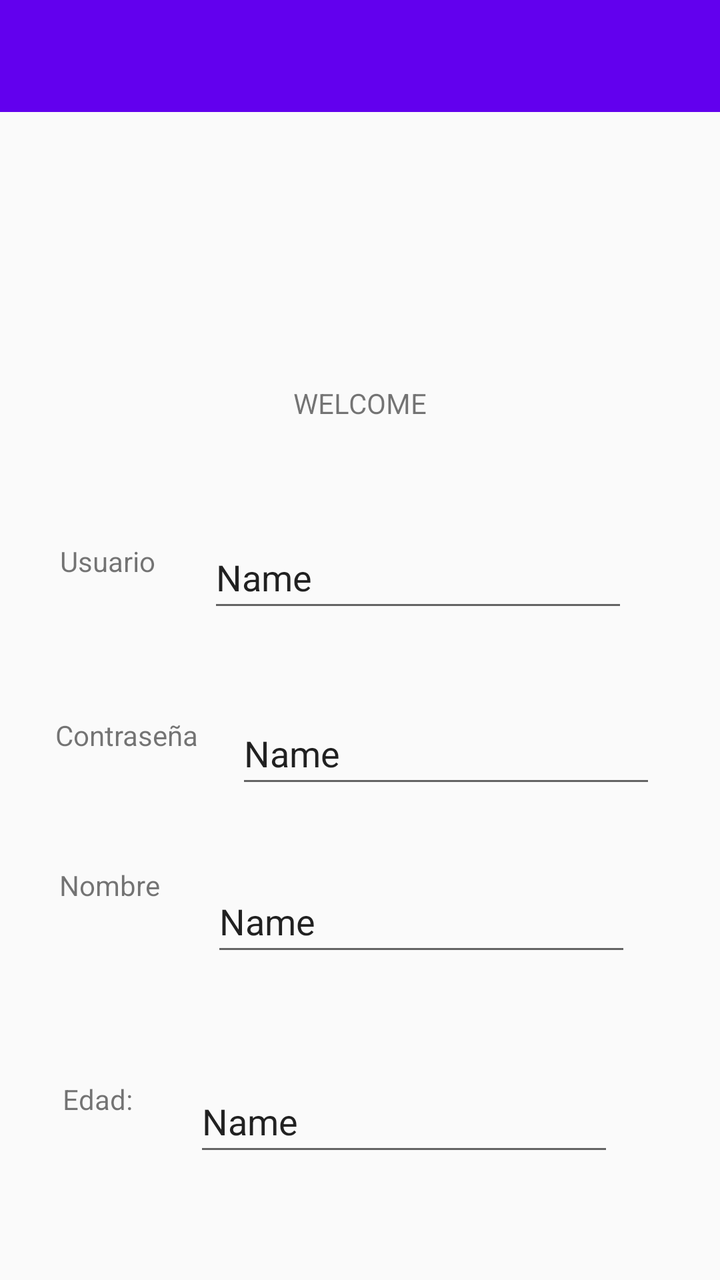
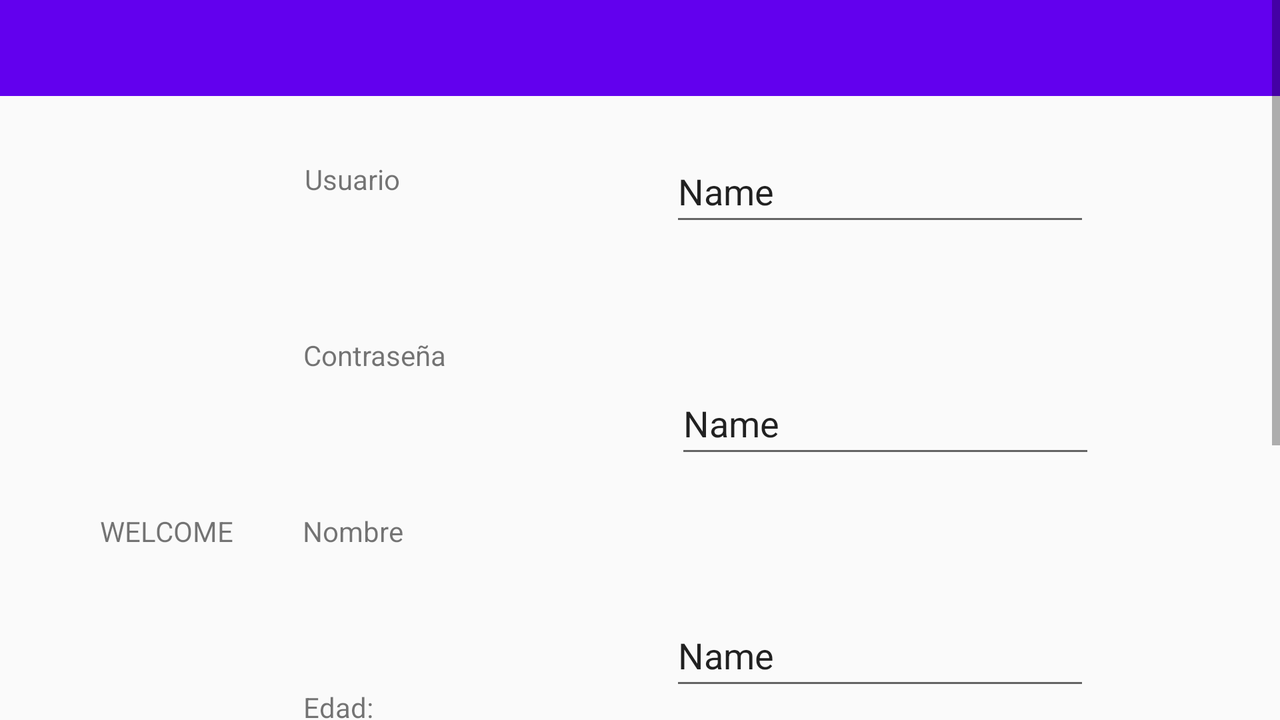

An Android layout and its configuration variant, each rendered on a device that would load it. The default file and the variant file are quoted in full after the pictures.
<!-- AndroidManifest.xml: application theme Theme.MyFirstApplication -->
<!-- res/layout/activity_dashboard_usuario.xml -->
<?xml version="1.0" encoding="utf-8"?>
<android.support.constraint.ConstraintLayout xmlns:android="http://schemas.android.com/apk/res/android"
    xmlns:app="http://schemas.android.com/apk/res-auto"
    xmlns:tools="http://schemas.android.com/tools"


    android:layout_width="match_parent"
    android:layout_height="match_parent"
    tools:context=".usuario.DashboardUsuario">

    <TextView
        android:id="@+id/tvUser"
        android:layout_width="wrap_content"
        android:layout_height="wrap_content"
        android:layout_marginTop="60dp"
        android:text="@string/tvUser"
        app:layout_constraintEnd_toEndOf="parent"
        app:layout_constraintHorizontal_bias="0.096"
        app:layout_constraintStart_toStartOf="parent"
        app:layout_constraintTop_toBottomOf="@+id/tvHola" />

    <TextView
        android:id="@+id/tvName"
        android:layout_width="wrap_content"
        android:layout_height="wrap_content"
        android:layout_marginTop="56dp"
        android:text="@string/tvName"
        app:layout_constraintEnd_toEndOf="parent"
        app:layout_constraintHorizontal_bias="0.096"
        app:layout_constraintStart_toStartOf="parent"
        app:layout_constraintTop_toBottomOf="@+id/tvPass" />

    <TextView
        android:id="@+id/tvAge"
        android:layout_width="wrap_content"
        android:layout_height="wrap_content"
        android:layout_marginTop="88dp"
        android:text="@string/tvAge"
        app:layout_constraintEnd_toEndOf="parent"
        app:layout_constraintHorizontal_bias="0.096"
        app:layout_constraintStart_toStartOf="parent"
        app:layout_constraintTop_toBottomOf="@+id/tvName" />

    <TextView
        android:id="@+id/tvPass"
        android:layout_width="wrap_content"
        android:layout_height="wrap_content"
        android:layout_marginTop="68dp"
        android:text="@string/tvPassw"
        app:layout_constraintEnd_toEndOf="parent"
        app:layout_constraintHorizontal_bias="0.096"
        app:layout_constraintStart_toStartOf="parent"
        app:layout_constraintTop_toBottomOf="@+id/tvUser" />

    <EditText
        android:id="@+id/etUser"

        android:layout_width="wrap_content"
        android:layout_height="48sp"
        android:layout_marginTop="52dp"
        android:ems="10"
        android:inputType="textPersonName"
        android:text="Name"
        app:layout_constraintEnd_toEndOf="parent"
        app:layout_constraintHorizontal_bias="0.366"
        app:layout_constraintStart_toEndOf="@+id/tvUser"
        app:layout_constraintTop_toBottomOf="@+id/tvHola" />

    <android.support.v7.widget.Toolbar

        android:id="@+id/toolbar"
        android:layout_width="match_parent"
        android:layout_height="?attr/actionBarSize"
        android:theme="@style/ThemeOverlay.AppCompat.Dark"
        app:popupTheme="@style/ThemeOverlay.AppCompat.Light"
        android:background="?attr/colorPrimary"
        android:minHeight="?attr/actionBarSize"
        app:layout_constraintEnd_toEndOf="parent"
        app:layout_constraintStart_toStartOf="parent"
        app:layout_constraintTop_toTopOf="parent"  />

    <TextView
        android:id="@+id/tvEmail"
        android:layout_width="wrap_content"
        android:layout_height="wrap_content"
        android:layout_marginTop="80dp"
        android:text="@string/tvEmail"
        app:layout_constraintEnd_toEndOf="parent"
        app:layout_constraintHorizontal_bias="0.096"
        app:layout_constraintStart_toStartOf="parent"
        app:layout_constraintTop_toBottomOf="@+id/tvAge" />

    <TextView
        android:id="@+id/tvHola"
        android:layout_width="wrap_content"
        android:layout_height="wrap_content"
        android:layout_marginTop="192dp"
        android:text="@string/tvHola"
        app:layout_constraintEnd_toEndOf="parent"
        app:layout_constraintStart_toStartOf="parent"
        app:layout_constraintTop_toTopOf="parent" />

    <EditText
        android:id="@+id/etPassw"
        android:layout_width="wrap_content"
        android:layout_height="48sp"
        android:layout_marginTop="40dp"
        android:ems="10"
        android:inputType="textPersonName"
        android:text="Name"
        app:layout_constraintEnd_toEndOf="parent"
        app:layout_constraintHorizontal_bias="0.366"
        app:layout_constraintStart_toEndOf="@+id/tvPass"
        app:layout_constraintTop_toBottomOf="@+id/etUser" />

    <EditText
        android:id="@+id/etName"
        android:layout_width="wrap_content"
        android:layout_height="48sp"
        android:layout_marginTop="36dp"
        android:ems="10"
        android:inputType="textPersonName"
        android:text="Name"
        app:layout_constraintEnd_toEndOf="parent"
        app:layout_constraintHorizontal_bias="0.366"
        app:layout_constraintStart_toEndOf="@+id/tvName"
        app:layout_constraintTop_toBottomOf="@+id/etPassw" />

    <EditText
        android:id="@+id/etAge"
        android:layout_width="wrap_content"
        android:layout_height="48sp"
        android:layout_marginTop="52dp"
        android:ems="10"
        android:inputType="textPersonName"
        android:text="Name"
        app:layout_constraintEnd_toEndOf="parent"
        app:layout_constraintHorizontal_bias="0.366"
        app:layout_constraintStart_toEndOf="@+id/tvAge"
        app:layout_constraintTop_toBottomOf="@+id/etName" />

    <EditText
        android:id="@+id/etEmail"
        android:layout_width="wrap_content"
        android:layout_height="48sp"
        android:layout_marginTop="44dp"
        android:ems="10"
        android:inputType="textPersonName"
        android:text="Name"
        app:layout_constraintEnd_toEndOf="parent"
        app:layout_constraintHorizontal_bias="0.369"
        app:layout_constraintStart_toEndOf="@+id/tvEmail"
        app:layout_constraintTop_toBottomOf="@+id/etAge" />

    <ImageView
        android:id="@+id/imageView2"
        android:layout_width="100dp"
        android:layout_height="100dp"
        android:layout_marginTop="74dp"
        android:scaleType="centerCrop"
        app:layout_constraintEnd_toEndOf="parent"
        app:layout_constraintHorizontal_bias="0.498"
        app:layout_constraintStart_toStartOf="parent"
        app:layout_constraintTop_toTopOf="parent"
        app:srcCompat="@drawable/logo" />

</android.support.constraint.ConstraintLayout>
<!-- resources referenced by this layout -->
<resources>
  <string name="tvAge">Edad:</string>
  <string name="tvEmail">Email</string>
  <string name="tvHola">WELCOME </string>
  <string name="tvName">Nombre</string>
  <string name="tvPassw">Contraseña</string>
  <string name="tvUser">Usuario</string>
  <style name="Theme.MyFirstApplication" parent="Theme.AppCompat.Light.NoActionBar">
          
          <item name="colorPrimary">@color/purple_500</item>
          <item name="colorPrimaryDark">@color/purple_700</item>
          <item name="colorAccent">@color/teal_200</item>
          
      </style>
</resources>
<!-- res/layout-land/activity_dashboard_usuario.xml (the repository's variant of the layout above) -->
<!-- drawn on the phone turned sideways -->
<?xml version="1.0" encoding="utf-8"?>
<android.support.constraint.ConstraintLayout xmlns:android="http://schemas.android.com/apk/res/android"
    xmlns:app="http://schemas.android.com/apk/res-auto"
    xmlns:tools="http://schemas.android.com/tools"


    android:layout_width="match_parent"
    android:layout_height="match_parent"
    tools:context=".usuario.DashboardUsuario">

    <ScrollView
        android:id="@+id/scrollView2"
        android:layout_width="match_parent"
        android:layout_height="match_parent"
        tools:layout_editor_absoluteX="0dp"
        tools:layout_editor_absoluteY="0dp">

        <android.support.constraint.ConstraintLayout
            android:layout_width="match_parent"
            android:layout_height="match_parent">

            <TextView
                android:id="@+id/tvAge"
                android:layout_width="80dp"
                android:layout_height="20dp"
                android:layout_marginTop="68dp"
                android:text="@string/tvAge"
                app:layout_constraintEnd_toEndOf="parent"
                app:layout_constraintHorizontal_bias="0.271"
                app:layout_constraintStart_toStartOf="parent"
                app:layout_constraintTop_toBottomOf="@+id/tvName" />

            <EditText
                android:id="@+id/etUser"
                android:layout_width="wrap_content"
                android:layout_height="48sp"
                android:layout_marginTop="70dp"
                android:ems="10"
                android:inputType="textPersonName"
                android:text="Name"
                app:layout_constraintEnd_toEndOf="parent"
                app:layout_constraintHorizontal_bias="0.519"
                app:layout_constraintStart_toEndOf="@+id/tvUser"
                app:layout_constraintTop_toTopOf="parent" />

            <TextView
                android:id="@+id/tvUser"
                android:layout_width="80dp"
                android:layout_height="20dp"
                android:layout_marginTop="80dp"
                android:text="@string/tvUser"
                app:layout_constraintEnd_toEndOf="parent"
                app:layout_constraintHorizontal_bias="0.272"
                app:layout_constraintStart_toStartOf="parent"
                app:layout_constraintTop_toTopOf="parent" />

            <EditText
                android:id="@+id/etName"
                android:layout_width="wrap_content"
                android:layout_height="48sp"
                android:layout_marginTop="68dp"
                android:ems="10"
                android:inputType="textPersonName"
                android:text="Name"
                app:layout_constraintEnd_toEndOf="parent"
                app:layout_constraintHorizontal_bias="0.521"
                app:layout_constraintStart_toEndOf="@+id/tvName"
                app:layout_constraintTop_toBottomOf="@+id/etPassw" />

            <EditText
                android:id="@+id/etPassw"
                android:layout_width="wrap_content"
                android:layout_height="48sp"
                android:layout_marginTop="68dp"
                android:ems="10"
                android:inputType="textPersonName"
                android:text="Name"
                app:layout_constraintEnd_toEndOf="parent"
                app:layout_constraintHorizontal_bias="0.535"
                app:layout_constraintStart_toEndOf="@+id/tvPass"
                app:layout_constraintTop_toBottomOf="@+id/etUser" />

            <TextView
                android:id="@+id/tvName"
                android:layout_width="80dp"
                android:layout_height="20dp"
                android:layout_marginTop="68dp"
                android:text="@string/tvName"
                app:layout_constraintEnd_toEndOf="parent"
                app:layout_constraintHorizontal_bias="0.27"
                app:layout_constraintStart_toStartOf="parent"
                app:layout_constraintTop_toBottomOf="@+id/tvPass" />

            <TextView
                android:id="@+id/tvPass"
                android:layout_width="80dp"
                android:layout_height="20dp"
                android:layout_marginTop="68dp"
                android:text="@string/tvPassw"
                app:layout_constraintEnd_toEndOf="parent"
                app:layout_constraintHorizontal_bias="0.271"
                app:layout_constraintStart_toStartOf="parent"
                app:layout_constraintTop_toBottomOf="@+id/tvUser" />

            <android.support.v7.widget.Toolbar

                android:id="@+id/toolbar"
                android:layout_width="match_parent"
                android:layout_height="?attr/actionBarSize"
                android:theme="@style/ThemeOverlay.AppCompat.Dark"
                app:popupTheme="@style/ThemeOverlay.AppCompat.Light"
                android:background="?attr/colorPrimary"
                android:minHeight="?attr/actionBarSize"
                app:layout_constraintEnd_toEndOf="parent"
                app:layout_constraintStart_toStartOf="parent"
                app:layout_constraintTop_toTopOf="parent"  />

            <TextView
                android:id="@+id/tvEmail"
                android:layout_width="80dp"
                android:layout_height="20dp"
                android:layout_marginTop="68dp"
                android:text="@string/tvEmail"
                app:layout_constraintEnd_toEndOf="parent"
                app:layout_constraintHorizontal_bias="0.271"
                app:layout_constraintStart_toStartOf="parent"
                app:layout_constraintTop_toBottomOf="@+id/tvAge" />

            <TextView
                android:id="@+id/tvHola"
                android:layout_width="wrap_content"
                android:layout_height="wrap_content"
                android:layout_marginTop="256dp"
                android:text="@string/tvHola"
                app:layout_constraintEnd_toEndOf="parent"
                app:layout_constraintHorizontal_bias="0.087"
                app:layout_constraintStart_toStartOf="parent"
                app:layout_constraintTop_toTopOf="parent" />

            <EditText
                android:id="@+id/etAge"
                android:layout_width="wrap_content"
                android:layout_height="48sp"
                android:layout_marginTop="68dp"
                android:ems="10"
                android:inputType="textPersonName"
                android:text="Name"
                app:layout_constraintEnd_toEndOf="parent"
                app:layout_constraintHorizontal_bias="0.366"
                app:layout_constraintStart_toEndOf="@+id/tvAge"
                app:layout_constraintTop_toBottomOf="@+id/etName" />

            <EditText
                android:id="@+id/etEmail"
                android:layout_width="wrap_content"
                android:layout_height="48sp"
                android:layout_marginTop="68dp"
                android:ems="10"
                android:inputType="textPersonName"
                android:text="Name"
                app:layout_constraintEnd_toEndOf="parent"
                app:layout_constraintHorizontal_bias="0.369"
                app:layout_constraintStart_toEndOf="@+id/tvEmail"
                app:layout_constraintTop_toBottomOf="@+id/etAge" />

            <ImageView
                android:id="@+id/imageView2"
                android:layout_width="100dp"
                android:layout_height="100dp"
                android:layout_marginTop="124dp"
                android:scaleType="centerCrop"
                app:layout_constraintEnd_toEndOf="parent"
                app:layout_constraintHorizontal_bias="0.06"
                app:layout_constraintStart_toStartOf="parent"
                app:layout_constraintTop_toTopOf="parent"
                app:srcCompat="@drawable/logo" />

        </android.support.constraint.ConstraintLayout>
    </ScrollView>


</android.support.constraint.ConstraintLayout>
